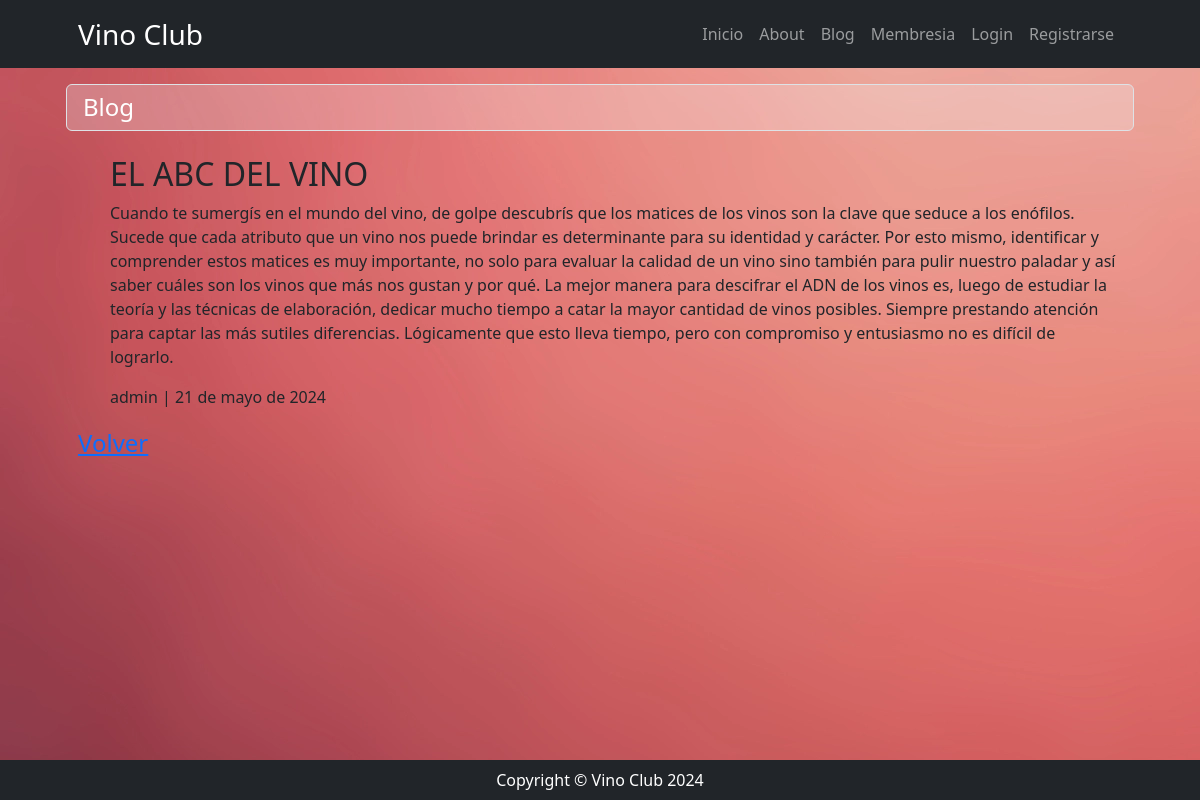
Screenshot of /blog/blog/fullview/6 with the database file from the repository.
### blog/models.py (models this page shows, shortened)
class Blog(models.Model):
    titulo = models.CharField(max_length=100)
    cuerpo = models.TextField(max_length=3000)
    autor = models.ForeignKey(User, default=None, on_delete=models.SET_NULL, null=True, blank=True)
    fecha = models.DateField(auto_now_add=True)

### blog/views.py (the view)
# urls.py: path('blog/fullview/<int:pk>', views.blog_fullview, name='blog_fullview'),
def blog_fullview(request, pk):
    query = models.Blog.objects.get(id=pk)
    return render(request, "blog/blog_fullview.html", {"blog": query})

### blog/templates/blog/blog_fullview.html
{% extends 'core/base.html' %}
{% block title %}
    {% include 'core/components/title1.html' with title='Blog'%}
{% endblock title %}
{% block content %}
    <ul>
        <h2>{{ blog.titulo }}</h2>
        <p>{{ blog.cuerpo }}</p>
        <p>{{ blog.autor }} | {{ blog.fecha }}</p>
    </ul>
    <div class="fs-4 pb-lg-2">
        <a href="{% url 'blog:home' %}">Volver</a>
    </div>
    <p><br></p>
{% endblock content %}

### rows the page displays
Blog: titulo "EL ABC DEL VINO", cuerpo "Cuando te sumergís en el mundo del vino, de golpe descubrís que los matices de los vinos son la clave que seduce a los enófilos. Sucede que cada atributo que un vino nos puede brindar es determinante para su identidad y carácter. Por esto mismo, identificar y comprender estos matices es muy importante, no solo para evaluar la calidad de un vino sino también para pulir nuestro paladar y así saber cuáles son los vinos que más nos gustan y por qué. La mejor manera para descifrar el ADN de los vinos es, luego de estudiar la teoría y las técnicas de elaboración, dedicar mucho tiempo a catar la mayor cantidad de vinos posibles. Siempre prestando atención para captar las más sutiles diferencias.…", autor "admin", fecha "21 de mayo de 2024"

### other values shown
{{ title }} "Blog"
